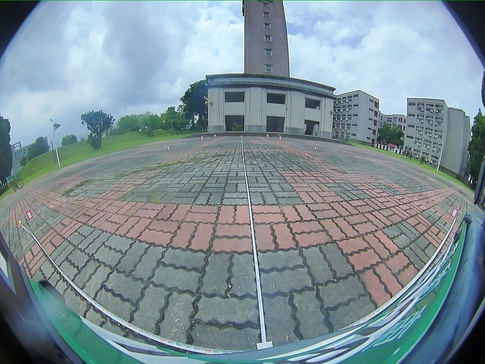
#> input picture py/val/front.jpg, 485 x 364 px, shrunk from 1280 x 960 before the run
$ python undistort_bigcanvas.py   (older library calls are emulated)
#> lines starting #> are read from the running program, lines starting #| are printed output that depends on the picture
#!/usr/bin/env python3
# -*- coding: utf-8 -*-
"""
simple_undistort_bigcanvas.py
一次把 1280×960、HFOV196° 魚眼攤平到大畫布
‧ 直接修改檔頭常數即可改輸入、輸出、畫布倍率、balance、fov_scale
"""

import cv2
import numpy as np
import os

# =========【自己改這裡】=========
INPUT_IMG  = "val/front.jpg"           # 輸入影像
OUTPUT_IMG = "front_undist.jpg"        # 輸出影像

SCALE      = 2.0   # 畫布放大倍率 (>=1)
BALANCE    = 1.0   # 0~1；越大保留視野多
FOV_SCALE  = 1.0   # 0.1~1.0；越小再裁切一些

# 相機 K、D（直接貼上校正結果）
K = np.array([[355.67876243,   0.        , 638.84520097],
              [  0.        , 354.84207135, 480.89256853],
              [  0.        ,   0.        ,   1.        ]], dtype=np.float64)

D = np.array([[ 0.0517522 ],
              [-0.0267777 ],
              [ 0.01933738],
              [-0.0052901 ]], dtype=np.float64)
# ===============================

# 讀影像
img = cv2.imread(INPUT_IMG)
#> img is the input picture: shape (364, 485, 3); mean B, G, R 153, 145.7, 128
if img is None:
    raise RuntimeError(f"讀檔失敗：{INPUT_IMG}")
h0, w0 = img.shape[:2]
#> h0 = 364; w0 = 485

# 大畫布尺寸
w_out, h_out = int(w0 * SCALE), int(h0 * SCALE)
#> w_out = 970; h_out = 728

# 新相機參數
new_K = cv2.fisheye.estimateNewCameraMatrixForUndistortRectify(
    K, D, (w0, h0), np.eye(3),
    balance=BALANCE,
    new_size=(w_out, h_out),
    fov_scale=FOV_SCALE
)

# 產生映射並去畸變
map1, map2 = cv2.fisheye.initUndistortRectifyMap(
    K, D, np.eye(3), new_K,
    (w_out, h_out), cv2.CV_16SC2
)
undist = cv2.remap(img, map1, map2, interpolation=cv2.INTER_LINEAR)
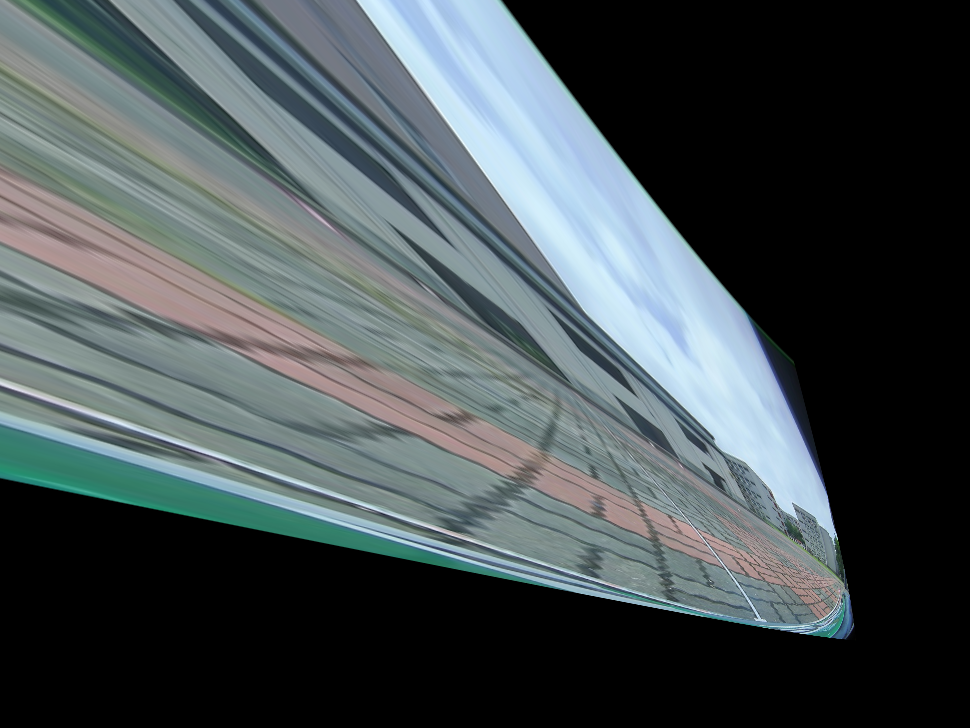
#> undist: shape (728, 970, 3); mean B, G, R 83.2, 80.6, 71.4

# 存檔並顯示
cv2.imwrite(OUTPUT_IMG, undist)
print(f"✅ 已輸出：{os.path.abspath(OUTPUT_IMG)}")

cv2.imshow("Undistorted BigCanvas", undist)
cv2.waitKey(0)
cv2.destroyAllWindows()

$ run again, with py/val/back.jpg copied over py/val/front.jpg
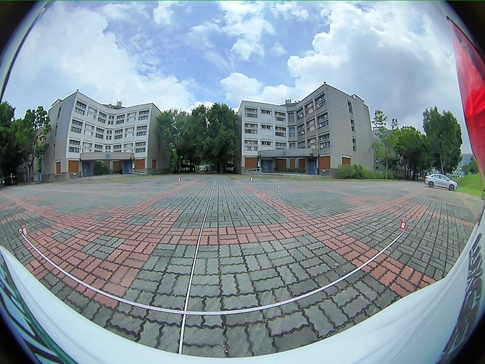
#> input picture py/val/back.jpg, 485 x 364 px, shrunk from 1280 x 960 before the run
#> img is the input picture: shape (364, 485, 3); mean B, G, R 153.3, 145.7, 132.7
#> `undist = cv2.remap(img, map1, map2, interpolation=cv2.INTER_LINEAR)`:
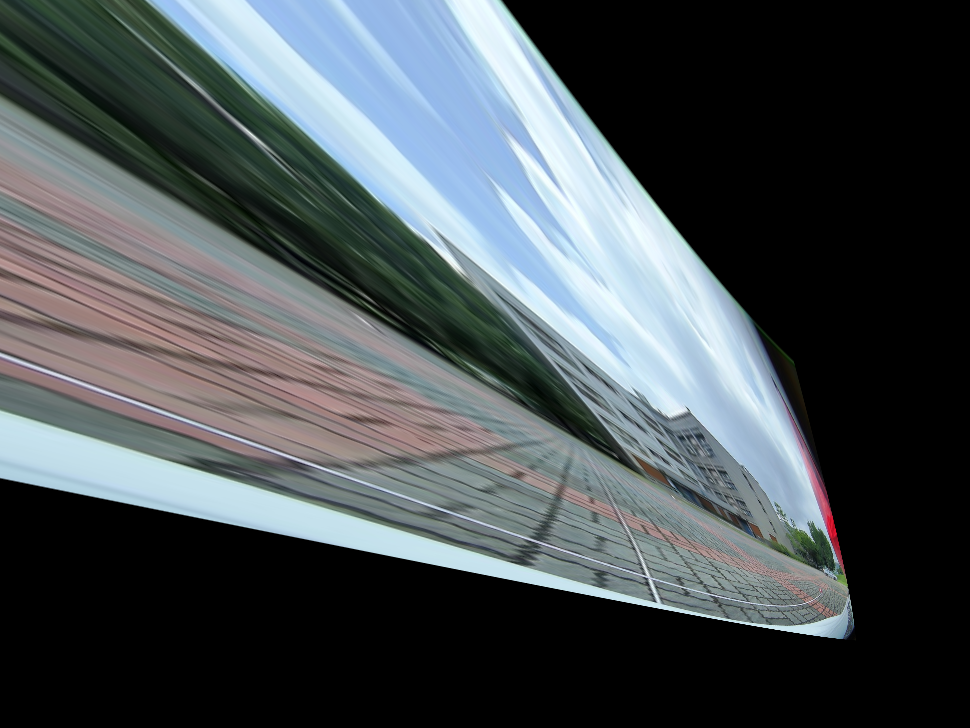
#> undist: shape (728, 970, 3); mean B, G, R 84, 80.6, 73.5
